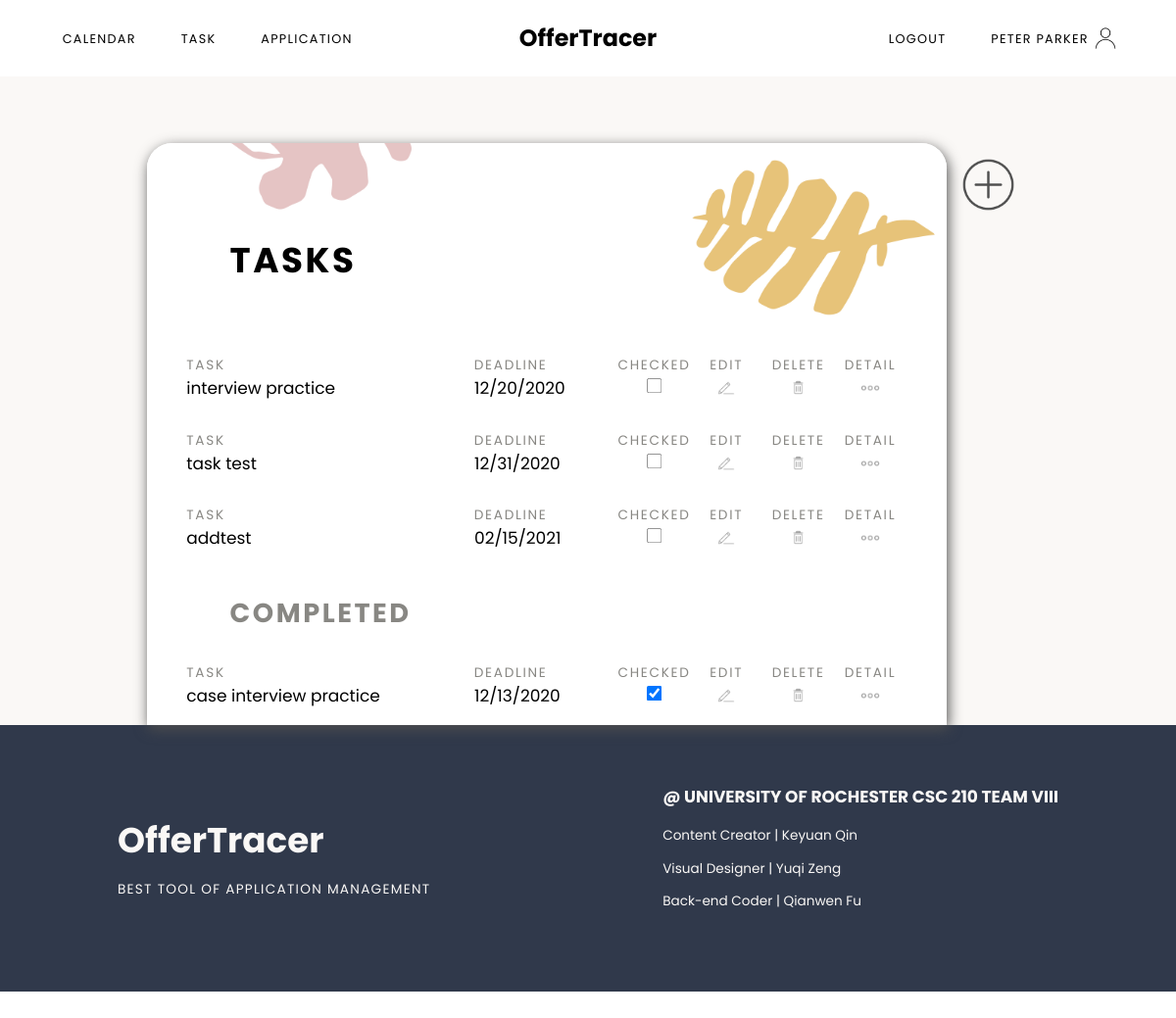
Page /task (signed in) on the committed database.
### models.py (models this page shows, shortened)
class User(UserMixin, db.Model):
	id = db.Column(db.Integer, primary_key=True)
	email = db.Column(db.String(100), unique=True, nullable=False)
	password = db.Column(db.String(100), nullable=False)
	name = db.Column(db.String(100), nullable=False)
	jobs = db.relationship('Job', backref='author', lazy=True)
	tasks = db.relationship('Task', backref='author', lazy=True)
	assessments = db.relationship('Assessment', backref='author', lazy=True)

class Task(db.Model):
	id = db.Column(db.Integer, primary_key=True)
	item = db.Column(db.String(100), nullable=False) #title of this task
	notes = db.Column(db.Text)
	due = db.Column(db.DateTime)
	complete = db.Column(db.Boolean(False), nullable=False)
	job_id = db.Column(db.Integer, db.ForeignKey('job.id'))
	user_id = db.Column(db.Integer, db.ForeignKey('user.id'))

### main.py (the view, shortened to what this page needs)
@main.route('/task', methods=['GET','POST'])
@login_required
def task():
	tasks = []
	completed = []
	data = Task.query.filter_by(user_id=current_user.id)
	jobs = Job.query.filter_by(user_id=current_user.id)
	for stuff in data:
		if stuff.complete == False:
			tasks.append(stuff)
		else:
			completed.append(stuff)
	return render_template('task.html', name=current_user.name, tasks=tasks, completed=completed, jobs=jobs, id=current_user.id)

### app.py (called while the page is built)
@login_manager.user_loader
def load_user(user_id):
	return User.query.get(int(user_id))

### templates/task.html (shortened to what this page needs)
{% extends "baseLogged.html" %}
{% block content %}
<div class="taskContainer sectionContainer">
	<div class="todolist">
		<h1>Tasks</h1>
		<ul class="taskList">
			{% if tasks %}
				{% for task in tasks %}
				<li class="taskItem">
					<div class="taskItemTitle taskIteminner">
						<p>Task</p>
						<p>Deadline</p>
						<p class="complete">Checked</p>
						<p class="complete">Edit</p>
						<p class="complete">Delete</p>
						<p class="complete">Detail</p>
					</div>
					<div class="taskItemRec taskIteminner">
						<p>{{task.item}}</p>
						<p>{{task.due.strftime("%m/%d/%Y")}}</p>
						<p class="complete"><input type="checkbox" name="complete" onclick="window.location.href='{{url_for('main.complete', id = task.id)}}';" value="complete"></p>
						<button class="edit" onclick="window.location.href='{{url_for('main.task_update', task_id = task.id)}}';"></button>
						<button class="delete" onclick="window.location.href='{{url_for('main.task_delete', task_id = task.id)}}';"></button>
						<button class="detail" onclick="window.location.href='{{url_for('main.task_single', task_id = task.id)}}';"></button>
					</div>
				</li>
				{% endfor %}
			{% endif %}
		</ul>
		<h2>Completed</h2>
		<ul class="taskList">
			{% if completed %}
				{% for task in completed %}
				<li class="taskItem">
					<div class="taskItemTitle taskIteminner">
						<p>Task</p>
						<p>Deadline</p>
						<p class="complete">Checked</p>
						<p class="complete">Edit</p>
						<p class="complete">Delete</p>
						<p class="complete">Detail</p>
					</div>
					<div class="taskItemRec taskIteminner">
						<p>{{task.item}}</p>
						<p>{{task.due.strftime("%m/%d/%Y")}}</p>
						<p class="complete"><input type="checkbox" name="complete" onclick="window.location.href='{{url_for('main.incomplete', id = task.id)}}';" value="incomplete" checked></p>
						<button class="edit" onclick="window.location.href='{{url_for('main.task_update', task_id = task.id)}}';"></button>
						<button class="delete" onclick="window.location.href='{{url_for('main.task_delete', task_id = task.id)}}';"></button>
						<button class="detail" onclick="window.location.href='{{url_for('main.task_single', task_id = task.id)}}';"></button>
					</div>
				</li>
				{% endfor %}
			{% endif %}
		</ul>
	</div>
	<div class="addButton">
		<button id="myBtn"></button>
	</div>
</div>
{% endblock %}

### templates/baseLogged.html (shortened to what this page needs)
<!DOCTYPE html>
<html lang="en">
<head>
	<link rel="stylesheet" type="text/css" href="{{ url_for('static', filename='css/nav.css') }}">
	<link rel="stylesheet" type="text/css" href="{{ url_for('static', filename='css/styles.css') }}">
	<link rel="stylesheet" type="text/css" href="{{ url_for('static', filename='css/dashboard.css') }}">
	<link rel="stylesheet" type="text/css" href="{{ url_for('static', filename='css/calendar.css') }}">
  	<link rel="stylesheet" type="text/css" href="{{ url_for('static', filename='css/task.css') }}">
  	<link rel="stylesheet" type="text/css" href="{{ url_for('static', filename='css/app.css') }}">
  	<link rel="stylesheet" type="text/css" href="{{ url_for('static', filename='css/update.css') }}">
</head>
<body>
	{% if current_user.is_authenticated %}
	<nav class="main-menu auth">
		<div class="m1">
			<a href="{{url_for('main.calendar')}}">Calendar</a>
			<a href="{{url_for('main.task')}}">Task</a>
			<a href="{{url_for('main.job')}}">Application</a>
		</div>
		<div class="title">
			<a href="{{url_for('main.index')}}">OfferTracer</a>
		</div>
		<div class="m2">
			<a href="{{url_for('auth.logout')}}">Logout</a>
			<a href="{{url_for('main.dashboard')}}" class="accName">{{ name }}</a>
		</div>
	</nav>
	{% block content %}
	{% endblock %}
	<footer class="sectionContainer">
			<div class="content footerContent containAlignCenter">
				<div class="webName">
					<h3>OfferTracer</h3>
					<p>Best Tool of Application Management</p>
				</div>
				<div class="developer">
					<h3>@ University of Rochester CSC 210 TEAM VIII</h3>
					<p>Content Creator | Keyuan Qin</p>
					<p>Visual Designer | Yuqi Zeng</p>
					<p>Back-end Coder | Qianwen Fu</p>
				</div>
			</div>
	</footer>
	{% endif %}
</body>
</html>

### static/css/nav.css (style rules this page uses)
.main-menu { top: 0; width: 100%; display: grid; grid-template-columns: 1fr 1fr 1fr; padding-top: 25px; padding-bottom: 25px; }
.auth { background-color: white; }
.main-menu a { text-decoration: none; color:black; font-family: 'Poppins', sans-serif; }
.title { margin: 0 auto; align-self: center; text-align: center; }
.m1 { padding-left: 50px; padding-top: 11px; }
.m2 { padding-right: 40px; text-align: right; padding-top: 11px; }
.title a { font-size: 28px; font-weight: bolder; }
.m1 a, .m2 a { text-transform: uppercase; margin-left: 25px; margin-right: 25px; font-size: 15px; letter-spacing: 1.5px; }
.accName { background-image: url(../images/user.png); background-repeat: no-repeat; background-position: right; background-size: contain; padding-right: 40px; padding-top: 10px; padding-bottom: 10px; }

### static/css/styles.css (style rules this page uses)
html, body, .container { margin: 0; height: 100%; }
li { list-style: none; }
ul { padding-left: 0; }
.sectionContainer { margin: 0 auto; width: 100%; align-self: center; display: flex; flex-wrap: wrap; justify-content: center; }
.content { height: auto; max-width: 80%; font-family: 'Poppins', sans-serif; display: flex; align-items: center; }
.containAlignCenter { margin: 0 auto; align-self: center; display: flex; flex-wrap: wrap; justify-content: center; }
footer { background-color: #30394b; }
.footerContent { color: #faf8f6; margin-top: 50px; margin-bottom: 80px; width: 100%; justify-content: space-between; }
.webName h3 { font-size: 42px; margin-bottom: 0px; padding-bottom: 0; }
.webName p { text-transform: uppercase; letter-spacing: 1.5px; }
.developer h3 { text-transform: uppercase; font-size: 20px; }
@media (max-width: 1350px) { html { zoom: 90%; } }
@media (max-width: 1250px) { html { zoom: 85%; } }

### static/css/calendar.css (style rules this page uses)
*, *:before, *:after { -moz-box-sizing: border-box; -webkit-box-sizing: border-box; box-sizing: border-box; }

### static/css/task.css (style rules this page uses)
.taskContainer { background-color: #faf8f6; min-height: 90%; }
.todolist { border-top-left-radius: 30px; border-top-right-radius: 30px; width: 960px; margin-top: 80px; background-color: white; font-family: 'Poppins', sans-serif; -webkit-box-shadow: 2px 5px 16px 0px #4f4f4f, 5px 5px 15px 5px rgba(0,0,0,0); box-shadow: 2px 5px 16px 0px #4f4f4f, 5px 5px 15px 5px rgba(0,0,0,0); }
.addButton { margin-top: 80px; }
.addButton button { background-image: url(../images/addButton.png); background-repeat: no-repeat; background-position: center; background-size: contain; background-color: transparent; border: none; width: 100px; height: 100px; outline: none; cursor: pointer; }
.todolist h1 { border-top-left-radius: 30px; border-top-right-radius: 30px; margin-top: 0px; padding-top: 120px; padding-bottom: 50px; background-image: url(../images/taskback.png); background-repeat: no-repeat; background-position: 50% 90%; background-size: cover; padding-left: 100px; font-size: 42px; letter-spacing: 3px; text-transform: uppercase; line-height: 42px; }
.taskContainer h2 { margin-top: 30px; padding-left: 100px; font-size: 32px; letter-spacing: 3px; text-transform: uppercase; color: #888783; margin-bottom: 20px; }
.todolist ul { width: 90%; margin: 0 auto; }
.taskIteminner { display: grid; grid-template-columns: 2fr 1fr 0.5fr 0.5fr 0.5fr 0.5fr; }
.taskItemRec input { margin: 0 auto; height: 19px; width: 19px; }
.complete { text-align: center; }
.taskItemRec p { margin-top: 0; font-size: 20px; }
.taskItemTitle p { margin-bottom: 0; text-transform: uppercase; letter-spacing: 2px; color: #888783; }
.edit { margin: 0 auto; outline: none; border: none; background-color: transparent; width: 30px; background-image: url(../images/edit.png); background-repeat: no-repeat; background-position: top center; background-size: contain; cursor: pointer; }
.delete { margin: 0 auto; outline: none; border: none; background-color: transparent; width: 30px; background-image: url(../images/delete.png); background-repeat: no-repeat; background-position: top center; background-size: contain; cursor: pointer; }
.detail { margin: 0 auto; outline: none; border: none; background-color: transparent; width: 30px; background-image: url(../images/detail.png); background-repeat: no-repeat; background-position: top center; background-size: contain; cursor: pointer; }

### rows in the picture
User: name "PETER PARKER"
Task: item "interview practice", due "12/20/2020"
Task: item "task test", due "12/31/2020"
Task: item "addtest", due "02/15/2021"
Task: item "case interview practice", due "12/13/2020"
